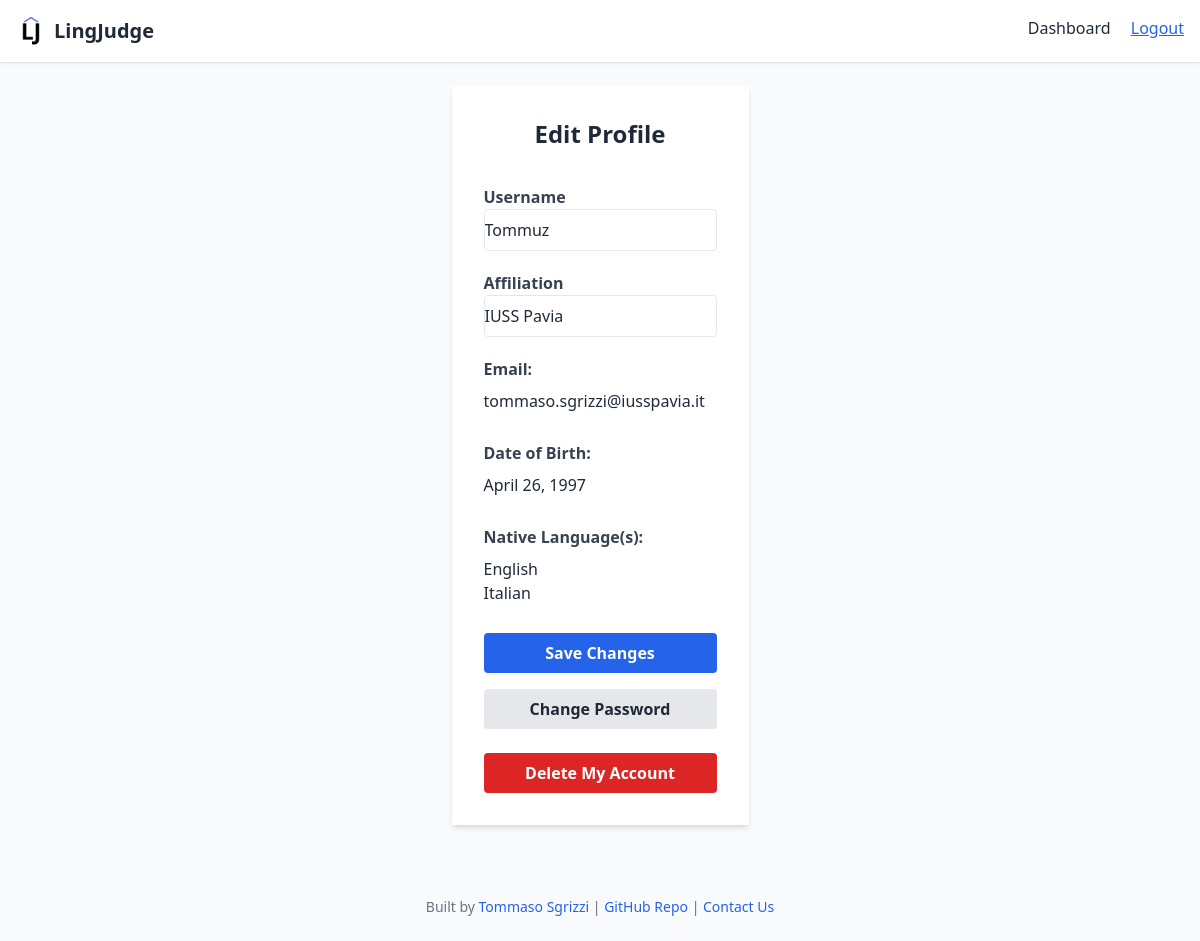
Screenshot of /accounts/edit-profile/ (signed in) with the database file from the repository.
### accounts/models.py (models this page shows, shortened)
class CustomUser(AbstractUser):
    date_of_birth = models.DateField(default='1900-01-01')
    affiliation = models.CharField(max_length=255, blank=True,)
    native_languages = models.ManyToManyField(NativeLanguage)

class NativeLanguage(models.Model):
    name = models.CharField(max_length=100, unique=True)

### accounts/views.py (the view)
# urls.py: path('edit-profile/', views.edit_profile, name='edit_profile'),
@login_required
def edit_profile(request):
    if request.method == 'POST':
        form = CustomUserChangeForm(request.POST, instance=request.user)
        if form.is_valid():
            form.save()
            update_session_auth_hash(request, request.user)  # Prevent logout after saving
            return redirect('edit_profile')
    else:
        form = CustomUserChangeForm(instance=request.user)
    return render(request, 'accounts/edit_profile.html', {'form': form})

### accounts/forms.py
class CustomUserChangeForm(UserChangeForm):
    class Meta:
        model = CustomUser
        fields = ['username', 'affiliation']
        widgets = {
            'date_of_birth': forms.DateInput(attrs={'type': 'date'}),
            'native_languages': forms.SelectMultiple(attrs={'class': 'form-select'}),
        }

### accounts/templates/accounts/edit_profile.html (shortened to what this page needs)
{% extends 'base.html' %}
{% load widget_tweaks %}
{% block content %}
<div class="flex justify-center items-center min-h-[70vh] px-4">
  <div class="flex justify-center w-full">
    <div class="max-w-lg bg-white rounded-xl shadow-md p-8">
      <h2 class="text-2xl font-bold text-center mb-8">Edit Profile</h2>
      <div style="height: 35px;"></div>
      <form method="post" class="space-y-6">
        <div>
          <label class="block text-gray-700 font-semibold mb-1">{{ form.username.label }}</label>
          {{ form.username|add_class:'w-full px-3 py-2 border border-gray-300 rounded focus:outline-none focus:ring-2 focus:ring-blue-200' }}
        </div>
        <div style="height: 20px;"></div>
        <div>
          <label class="block text-gray-700 font-semibold mb-1">{{ form.affiliation.label }}</label>
          {{ form.affiliation|add_class:'w-full px-3 py-2 border border-gray-300 rounded focus:outline-none focus:ring-2 focus:ring-blue-200' }}
        </div>
        <div style="height: 20px;"></div>
        <div>
          <label class="block text-gray-700 font-semibold mb-1">Email:</label>
          <div class="text-gray-400 bg-gray-100 rounded px-3 py-2">{{ request.user.email }}</div>
        </div>
        <div style="height: 20px;"></div>
        <div>
          <label class="block text-gray-700 font-semibold mb-1">Date of Birth:</label>
          <div class="text-gray-400 bg-gray-100 rounded px-3 py-2">{{ request.user.date_of_birth }}</div>
        </div>
        <div style="height: 20px;"></div>
        <div>
          <label class="block text-gray-700 font-semibold mb-1">Native Language(s):</label>
          <ul class="text-gray-400 bg-gray-100 rounded px-3 py-2">
            {% for lang in request.user.native_languages.all %}
              <li>{{ lang.name }}</li>
            {% empty %}
              <li>No languages listed.</li>
            {% endfor %}
          </ul>
        </div>
        <div style="height: 20px;"></div>
        <div class="space-y-4">
          <button type="submit" class="w-full bg-blue-600 hover:bg-blue-700 text-white font-semibold py-2 px-4 rounded transition">Save Changes</button>
          <a href="{% url 'password_change' %}" class="w-full block text-center bg-gray-200 hover:bg-gray-300 text-gray-800 font-semibold py-2 px-4 rounded transition">Change Password</a>
        </div>
      </form>
      <form method="post" action="{% url 'delete_account' %}" onsubmit="return confirm('Are you sure you want to delete your account? This action cannot be undone.');" class="mt-6 w-full">
        <button type="submit" class="w-full bg-red-600 hover:bg-red-700 text-white font-semibold py-2 px-4 rounded transition">Delete My Account</button>
      </form>
    </div>
  </div>
</div>
{% endblock %}

### rows the page displays
CustomUser: username "Tommuz", affiliation "IUSS Pavia", user.email "tommaso.sgrizzi@iusspavia.it", user.date_of_birth "April 26, 1997"
NativeLanguage: name "English"
NativeLanguage: name "Italian"
